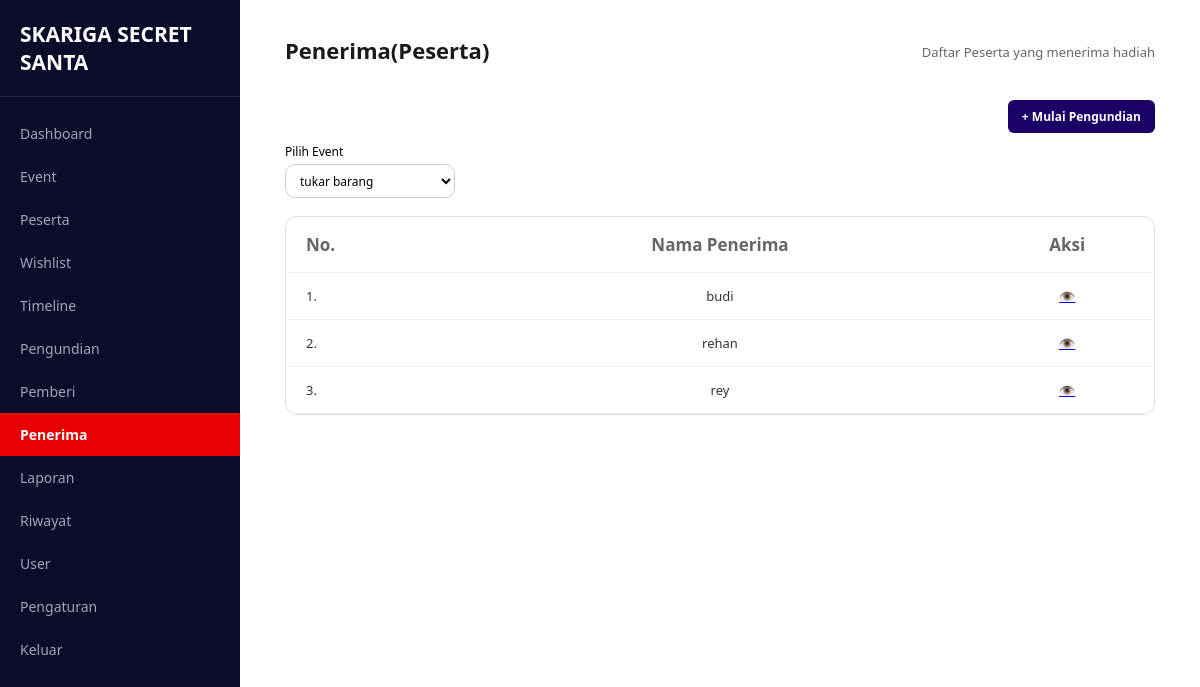
/pages/penerima/index.php (signed in), run on the app's committed database.
### tables this page shows
CREATE TABLE `pengundian` (
  `id` int(11) NOT NULL,
  `event_id` int(11) NOT NULL,
  `pemberi_id` int(11) NOT NULL,
  `penerima_id` int(11) NOT NULL,
  `tanggal_undi` timestamp NOT NULL DEFAULT current_timestamp(),
  `status` enum('draft','terkirim') DEFAULT 'draft'
);

CREATE TABLE `peserta` (
  `id` int(11) NOT NULL,
  `event_id` int(11) NOT NULL,
  `user_id` int(11) NOT NULL,
  `nama` varchar(100) NOT NULL,
  `email` varchar(100) NOT NULL,
  `no_hp` varchar(20) DEFAULT NULL,
  `status` enum('aktif','nonaktif') DEFAULT 'aktif',
  `created_at` timestamp NOT NULL DEFAULT current_timestamp()
);

### includes/functions.php (called while the page is built, shortened)
<?php
function h($str)
{
    return htmlspecialchars((string) $str, ENT_QUOTES, 'UTF-8');
}
function get_events(mysqli $conn): array
{
    $events = [];
    $result = $conn->query("SELECT id, nama_event, tanggal_event FROM events ORDER BY tanggal_event DESC, id DESC");
    if ($result) {
        while ($row = $result->fetch_assoc()) {
            $events[] = $row;
        }
    }
    return $events;
}
function resolve_event_id(mysqli $conn, $requested): ?int
{
    $events = get_events($conn);
    return $events ? (int) $events[0]['id'] : null;
}
?>

### config/config.php (called while the page is built, shortened)
<?php
$base_url = 'http://localhost:8080/Project-TA-rey-nesya-rendra/';
function base_url($path = '')
{
    global $base_url;
    return $base_url . ltrim($path, '/');
}
?>

### pages/penerima/index.php (the view, shortened to what this page needs)
<?php
require_once __DIR__ . '/../../config/config.php';
require_once __DIR__ . '/../../includes/functions.php';
$events   = get_events($conn);
$event_id = resolve_event_id($conn, $_GET['event_id'] ?? null);
$penerima_list = [];
if ($event_id) {
    $stmt = $conn->prepare(
        "SELECT pg.id, p.nama AS penerima_nama
         FROM pengundian pg
         JOIN peserta p ON p.id = pg.penerima_id
         WHERE pg.event_id = ?
         ORDER BY p.nama ASC"
    );
    $stmt->bind_param('i', $event_id);
    $stmt->execute();
    $result = $stmt->get_result();
    while ($row = $result->fetch_assoc()) {
        $penerima_list[] = $row;
    }
}
require_once __DIR__ . '/../../includes/admin_layout_top.php';
?>
<?php if (!$events): ?>
    <div class="table-card">
        <div class="empty-state">
            <h3>Belum Ada Event</h3>
            <p>Buat event terlebih dahulu sebelum melihat penerima.</p>
        </div>
    </div>
<?php else: ?>
    <div style="display:flex; justify-content:flex-end; margin-bottom:10px;">
        <a href="<?= base_url('pages/pengundian/index.php?event_id=' . (int) $event_id) ?>"
           style="background:#1a0066; color:#fff; font-size:12px; font-weight:600; padding:8px 14px; border-radius:6px; text-decoration:none;">
            + Mulai Pengundian
        </a>
    </div>
    <form method="GET" style="margin-bottom:18px;">
        <label for="event_id" style="display:block; font-size:12px; margin-bottom:4px;">Pilih Event</label>
        <select name="event_id" id="event_id" onchange="this.form.submit()"
                style="width:170px; height:34px; padding:0 10px; font-size:12px; background:#fff; border:1px solid #ccc; border-radius:10px;">
            <?php foreach ($events as $e): ?>
                <option value="<?= (int) $e['id'] ?>" <?= (int) $e['id'] === (int) $event_id ? 'selected' : '' ?>>
                    <?= h($e['nama_event']) ?>
                </option>
            <?php endforeach; ?>
        </select>
    </form>
    <div style="background:#fff; border:1px solid #ddd; border-radius:12px; overflow:hidden;">
        <table style="width:100%; border-collapse:collapse;">
            <thead>
                <tr style="border-bottom:1px solid #ddd;">
                    <th style="width:20%; text-align:left; padding:16px 20px; font-size:17px; font-weight:700;">No.</th>
                    <th style="text-align:center; padding:16px 20px; font-size:17px; font-weight:700;">Nama Penerima</th>
                    <th style="width:20%; text-align:center; padding:16px 20px; font-size:17px; font-weight:700;">Aksi</th>
                </tr>
            </thead>
            <tbody>
                <?php foreach ($penerima_list as $i => $pn): ?>
                    <tr style="border-bottom:1px solid #eee;">
                        <td style="padding:14px 20px;"><?= $i + 1 ?>.</td>
                        <td style="padding:14px 20px; text-align:center;"><?= h($pn['penerima_nama']) ?></td>
                        <td style="padding:14px 20px; text-align:center;">
                            <a href="<?= base_url('pages/laporan/index.php?event_id=' . (int) $event_id) ?>" title="Lihat Laporan">👁️</a>
                        </td>
                    </tr>
                <?php endforeach; ?>
            </tbody>
        </table>
    </div>
<?php endif; ?>
<?php require_once __DIR__ . '/../../includes/admin_layout_bottom.php'; ?>

### assets/css/style_admin.css (style rules this page uses)
* { box-sizing: border-box; margin: 0; padding: 0; font-family: 'Segoe UI', Tahoma, Geneva, Verdana, sans-serif; }
html, body { width: 100%; height: 100%; overflow-x: hidden; background-color: #ffffff; }
table { width: 100%; border-collapse: collapse; font-size: 13px; }
table th { text-align: left; color: #666; font-weight: 500; padding-bottom: 12px; border-bottom: 1px solid #edf2f7; }
table td { padding: 14px 0; color: #333; }

### data on the page
pengundian: penerima.nama "budi"
pengundian: penerima.nama "rehan"
pengundian: penerima.nama "rey"

### other printed values
$item['label'] "Dashboard"
$item['label'] "Event"
$item['label'] "Peserta"
$item['label'] "Wishlist"
$item['label'] "Timeline"
$item['label'] "Pengundian"
$item['label'] "Pemberi"
$item['label'] "Penerima"
$item['label'] "Laporan"
$item['label'] "Riwayat"
$item['label'] "User"
$item['label'] "Pengaturan"
$page_title "Penerima(Peserta)"
$page_subtitle "Daftar Peserta yang menerima hadiah"
form field event_id "tukar barang"
